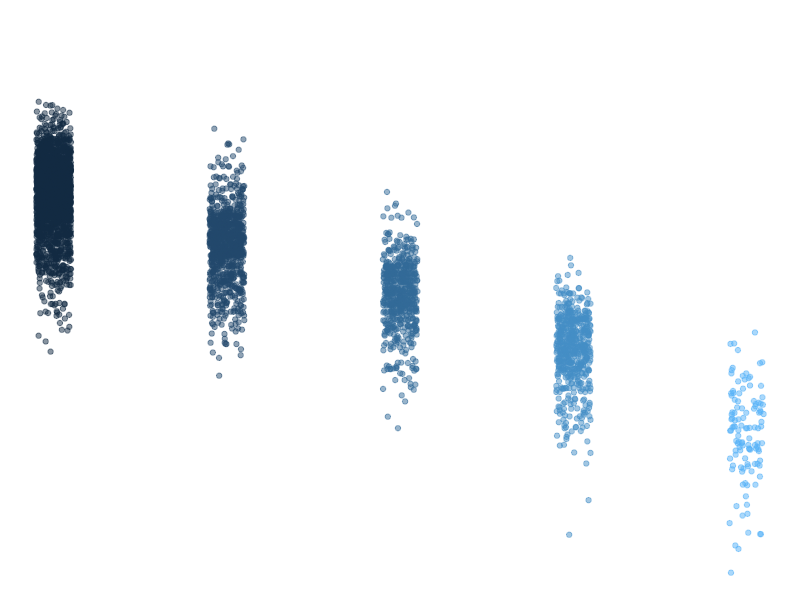

Reproduce this figure in R.
## ---- chunk 1
knitr::opts_chunk$set(echo = TRUE)
library(tidyverse)
## ---- chunk 2
summary(storms)
## ---- chunk 3
names(storms) 
## ---- chunk 4
ggplot(data = storms, aes(x = category, y = pressure)) +
  geom_jitter(width = 0.1, 
              alpha = 0.5,
              aes(color = category),
              show.legend = FALSE) +
  labs(x = "Storm Category", 
       y = "Air pressure at storm center (millibars)"
       ) +
  theme_void()
